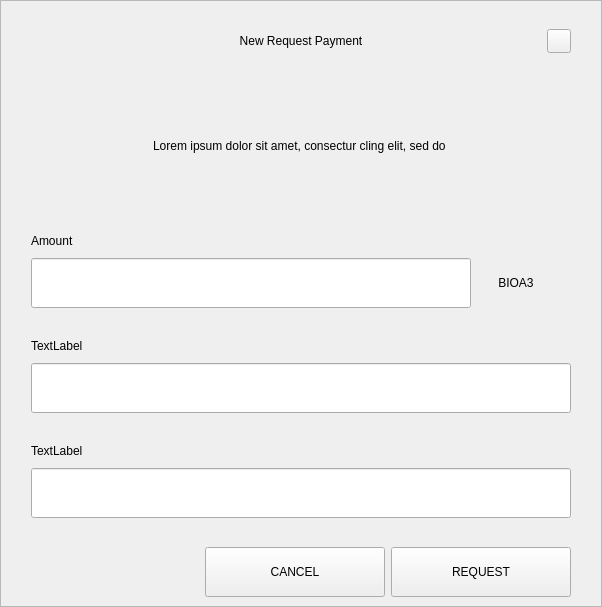
<?xml version="1.0" encoding="UTF-8"?>
<ui version="4.0">
 <class>RequestDialog</class>
 <widget class="QDialog" name="RequestDialog">
  <property name="geometry">
   <rect>
    <x>0</x>
    <y>0</y>
    <width>602</width>
    <height>607</height>
   </rect>
  </property>
  <property name="windowTitle">
   <string>Dialog</string>
  </property>
  <layout class="QVBoxLayout" name="verticalLayout_5">
   <property name="spacing">
    <number>0</number>
   </property>
   <property name="leftMargin">
    <number>0</number>
   </property>
   <property name="topMargin">
    <number>0</number>
   </property>
   <property name="rightMargin">
    <number>0</number>
   </property>
   <property name="bottomMargin">
    <number>0</number>
   </property>
   <item>
    <widget class="QFrame" name="frame">
     <property name="styleSheet">
      <string notr="true"/>
     </property>
     <property name="frameShape">
      <enum>QFrame::StyledPanel</enum>
     </property>
     <property name="frameShadow">
      <enum>QFrame::Raised</enum>
     </property>
     <layout class="QVBoxLayout" name="verticalLayout_4" stretch="1,0,0">
      <property name="spacing">
       <number>0</number>
      </property>
      <property name="leftMargin">
       <number>30</number>
      </property>
      <property name="topMargin">
       <number>20</number>
      </property>
      <property name="rightMargin">
       <number>30</number>
      </property>
      <property name="bottomMargin">
       <number>0</number>
      </property>
      <item>
       <layout class="QHBoxLayout" name="horizontalLayout_3">
        <property name="spacing">
         <number>0</number>
        </property>
        <item>
         <spacer name="horizontalSpacer_21">
          <property name="orientation">
           <enum>Qt::Horizontal</enum>
          </property>
          <property name="sizeHint" stdset="0">
           <size>
            <width>40</width>
            <height>20</height>
           </size>
          </property>
         </spacer>
        </item>
        <item>
         <widget class="QLabel" name="labelTitle">
          <property name="minimumSize">
           <size>
            <width>0</width>
            <height>40</height>
           </size>
          </property>
          <property name="maximumSize">
           <size>
            <width>16777215</width>
            <height>40</height>
           </size>
          </property>
          <property name="styleSheet">
           <string notr="true">padding-left:24px;</string>
          </property>
          <property name="text">
           <string>New Request Payment</string>
          </property>
          <property name="alignment">
           <set>Qt::AlignCenter</set>
          </property>
          <property name="margin">
           <number>7</number>
          </property>
         </widget>
        </item>
        <item>
         <spacer name="horizontalSpacer">
          <property name="orientation">
           <enum>Qt::Horizontal</enum>
          </property>
          <property name="sizeHint" stdset="0">
           <size>
            <width>40</width>
            <height>20</height>
           </size>
          </property>
         </spacer>
        </item>
        <item>
         <widget class="QPushButton" name="btnEsc">
          <property name="minimumSize">
           <size>
            <width>24</width>
            <height>24</height>
           </size>
          </property>
          <property name="maximumSize">
           <size>
            <width>24</width>
            <height>24</height>
           </size>
          </property>
          <property name="focusPolicy">
           <enum>Qt::NoFocus</enum>
          </property>
          <property name="text">
           <string/>
          </property>
         </widget>
        </item>
       </layout>
      </item>
      <item>
       <widget class="QStackedWidget" name="stack">
        <property name="minimumSize">
         <size>
          <width>540</width>
          <height>0</height>
         </size>
        </property>
        <property name="maximumSize">
         <size>
          <width>540</width>
          <height>16777215</height>
         </size>
        </property>
        <property name="currentIndex">
         <number>0</number>
        </property>
        <widget class="QWidget" name="page_1">
         <property name="minimumSize">
          <size>
           <width>540</width>
           <height>0</height>
          </size>
         </property>
         <property name="maximumSize">
          <size>
           <width>540</width>
           <height>16777215</height>
          </size>
         </property>
         <layout class="QVBoxLayout" name="layout1">
          <property name="spacing">
           <number>0</number>
          </property>
          <property name="leftMargin">
           <number>0</number>
          </property>
          <property name="topMargin">
           <number>0</number>
          </property>
          <property name="rightMargin">
           <number>0</number>
          </property>
          <property name="bottomMargin">
           <number>0</number>
          </property>
          <item>
           <spacer name="verticalSpacer_21">
            <property name="orientation">
             <enum>Qt::Vertical</enum>
            </property>
            <property name="sizeType">
             <enum>QSizePolicy::Fixed</enum>
            </property>
            <property name="sizeHint" stdset="0">
             <size>
              <width>20</width>
              <height>30</height>
             </size>
            </property>
           </spacer>
          </item>
          <item alignment="Qt::AlignHCenter">
           <widget class="QLabel" name="labelMessage">
            <property name="minimumSize">
             <size>
              <width>400</width>
              <height>50</height>
             </size>
            </property>
            <property name="text">
             <string>Lorem ipsum dolor sit amet, consectur cling elit, sed do </string>
            </property>
            <property name="alignment">
             <set>Qt::AlignCenter</set>
            </property>
            <property name="wordWrap">
             <bool>true</bool>
            </property>
           </widget>
          </item>
          <item alignment="Qt::AlignBottom">
           <widget class="QWidget" name="containerAmount" native="true">
            <layout class="QVBoxLayout" name="verticalLayout">
             <property name="spacing">
              <number>9</number>
             </property>
             <property name="leftMargin">
              <number>0</number>
             </property>
             <property name="topMargin">
              <number>0</number>
             </property>
             <property name="rightMargin">
              <number>0</number>
             </property>
             <property name="bottomMargin">
              <number>0</number>
             </property>
             <item>
              <widget class="QLabel" name="labelSubtitleAmount">
               <property name="minimumSize">
                <size>
                 <width>350</width>
                 <height>16</height>
                </size>
               </property>
               <property name="maximumSize">
                <size>
                 <width>16777215</width>
                 <height>16</height>
                </size>
               </property>
               <property name="text">
                <string>Amount</string>
               </property>
              </widget>
             </item>
             <item alignment="Qt::AlignTop">
              <widget class="QWidget" name="layoutAmount" native="true">
               <layout class="QHBoxLayout" name="horizontalLayout" stretch="2,0">
                <property name="spacing">
                 <number>0</number>
                </property>
                <property name="leftMargin">
                 <number>0</number>
                </property>
                <property name="topMargin">
                 <number>0</number>
                </property>
                <property name="rightMargin">
                 <number>0</number>
                </property>
                <property name="bottomMargin">
                 <number>0</number>
                </property>
                <item>
                 <widget class="QLineEdit" name="lineEditAmount">
                  <property name="minimumSize">
                   <size>
                    <width>0</width>
                    <height>50</height>
                   </size>
                  </property>
                  <property name="maximumSize">
                   <size>
                    <width>16777215</width>
                    <height>50</height>
                   </size>
                  </property>
                 </widget>
                </item>
                <item>
                 <widget class="QWidget" name="comboContainer" native="true">
                  <property name="minimumSize">
                   <size>
                    <width>100</width>
                    <height>50</height>
                   </size>
                  </property>
                  <property name="maximumSize">
                   <size>
                    <width>16777215</width>
                    <height>50</height>
                   </size>
                  </property>
                  <layout class="QHBoxLayout" name="horizontalLayout_31">
                   <property name="spacing">
                    <number>0</number>
                   </property>
                   <property name="leftMargin">
                    <number>0</number>
                   </property>
                   <property name="topMargin">
                    <number>0</number>
                   </property>
                   <property name="rightMargin">
                    <number>10</number>
                   </property>
                   <property name="bottomMargin">
                    <number>0</number>
                   </property>
                   <item>
                    <widget class="QLabel" name="comboBoxCoin">
                     <property name="text">
                      <string>BIOA3</string>
                     </property>
                     <property name="alignment">
                      <set>Qt::AlignCenter</set>
                     </property>
                    </widget>
                   </item>
                  </layout>
                 </widget>
                </item>
               </layout>
              </widget>
             </item>
            </layout>
           </widget>
          </item>
          <item>
           <spacer name="verticalSpacer_31">
            <property name="orientation">
             <enum>Qt::Vertical</enum>
            </property>
            <property name="sizeType">
             <enum>QSizePolicy::Fixed</enum>
            </property>
            <property name="sizeHint" stdset="0">
             <size>
              <width>20</width>
              <height>30</height>
             </size>
            </property>
           </spacer>
          </item>
          <item>
           <layout class="QVBoxLayout" name="verticalLayoutLabel">
            <property name="spacing">
             <number>9</number>
            </property>
            <item>
             <widget class="QLabel" name="labelSubtitleLabel">
              <property name="minimumSize">
               <size>
                <width>0</width>
                <height>16</height>
               </size>
              </property>
              <property name="maximumSize">
               <size>
                <width>16777215</width>
                <height>16</height>
               </size>
              </property>
              <property name="text">
               <string>TextLabel</string>
              </property>
             </widget>
            </item>
            <item>
             <widget class="QLineEdit" name="lineEditLabel">
              <property name="minimumSize">
               <size>
                <width>0</width>
                <height>50</height>
               </size>
              </property>
              <property name="maximumSize">
               <size>
                <width>16777215</width>
                <height>50</height>
               </size>
              </property>
             </widget>
            </item>
           </layout>
          </item>
          <item>
           <spacer name="verticalSpacer_34">
            <property name="orientation">
             <enum>Qt::Vertical</enum>
            </property>
            <property name="sizeType">
             <enum>QSizePolicy::Fixed</enum>
            </property>
            <property name="sizeHint" stdset="0">
             <size>
              <width>20</width>
              <height>30</height>
             </size>
            </property>
           </spacer>
          </item>
          <item>
           <layout class="QVBoxLayout" name="verticalLayoutDescription">
            <property name="spacing">
             <number>9</number>
            </property>
            <item>
             <widget class="QLabel" name="labelSubtitleDescription">
              <property name="minimumSize">
               <size>
                <width>0</width>
                <height>16</height>
               </size>
              </property>
              <property name="maximumSize">
               <size>
                <width>16777215</width>
                <height>16</height>
               </size>
              </property>
              <property name="text">
               <string>TextLabel</string>
              </property>
             </widget>
            </item>
            <item>
             <widget class="QLineEdit" name="lineEditDescription">
              <property name="minimumSize">
               <size>
                <width>0</width>
                <height>50</height>
               </size>
              </property>
              <property name="maximumSize">
               <size>
                <width>16777215</width>
                <height>50</height>
               </size>
              </property>
             </widget>
            </item>
            <item>
             <spacer name="verticalSpacer_4">
              <property name="orientation">
               <enum>Qt::Vertical</enum>
              </property>
              <property name="sizeType">
               <enum>QSizePolicy::Fixed</enum>
              </property>
              <property name="sizeHint" stdset="0">
               <size>
                <width>20</width>
                <height>20</height>
               </size>
              </property>
             </spacer>
            </item>
           </layout>
          </item>
         </layout>
        </widget>
        <widget class="QWidget" name="page_2">
         <layout class="QVBoxLayout" name="layout2">
          <item>
           <spacer name="verticalSpacer_5">
            <property name="orientation">
             <enum>Qt::Vertical</enum>
            </property>
            <property name="sizeType">
             <enum>QSizePolicy::Fixed</enum>
            </property>
            <property name="sizeHint" stdset="0">
             <size>
              <width>20</width>
              <height>50</height>
             </size>
            </property>
           </spacer>
          </item>
          <item alignment="Qt::AlignHCenter">
           <widget class="QLabel" name="labelQrImg">
            <property name="minimumSize">
             <size>
              <width>260</width>
              <height>260</height>
             </size>
            </property>
            <property name="maximumSize">
             <size>
              <width>260</width>
              <height>260</height>
             </size>
            </property>
            <property name="text">
             <string/>
            </property>
            <property name="alignment">
             <set>Qt::AlignCenter</set>
            </property>
           </widget>
          </item>
          <item>
           <spacer name="verticalSpacer_2">
            <property name="orientation">
             <enum>Qt::Vertical</enum>
            </property>
            <property name="sizeType">
             <enum>QSizePolicy::Fixed</enum>
            </property>
            <property name="sizeHint" stdset="0">
             <size>
              <width>20</width>
              <height>30</height>
             </size>
            </property>
           </spacer>
          </item>
          <item alignment="Qt::AlignHCenter">
           <widget class="QLabel" name="labelAddress">
            <property name="text">
             <string>D7VFR83SQbiezrW72hjcWJtcfip5krte2Z </string>
            </property>
           </widget>
          </item>
          <item>
           <spacer name="verticalSpacer_32">
            <property name="orientation">
             <enum>Qt::Vertical</enum>
            </property>
            <property name="sizeType">
             <enum>QSizePolicy::Expanding</enum>
            </property>
            <property name="sizeHint" stdset="0">
             <size>
              <width>20</width>
              <height>20</height>
             </size>
            </property>
           </spacer>
          </item>
          <item>
           <layout class="QHBoxLayout" name="horizontal">
            <property name="leftMargin">
             <number>20</number>
            </property>
            <property name="rightMargin">
             <number>20</number>
            </property>
            <property name="bottomMargin">
             <number>20</number>
            </property>
            <item>
             <spacer name="horizontalSpacer_4">
              <property name="orientation">
               <enum>Qt::Horizontal</enum>
              </property>
              <property name="sizeHint" stdset="0">
               <size>
                <width>40</width>
                <height>20</height>
               </size>
              </property>
             </spacer>
            </item>
            <item>
             <widget class="QPushButton" name="btnCopyAddress">
              <property name="minimumSize">
               <size>
                <width>180</width>
                <height>50</height>
               </size>
              </property>
              <property name="text">
               <string>COPY ADDRESS</string>
              </property>
             </widget>
            </item>
            <item>
             <widget class="QPushButton" name="btnCopyUrl">
              <property name="minimumSize">
               <size>
                <width>180</width>
                <height>50</height>
               </size>
              </property>
              <property name="text">
               <string>COPY URL</string>
              </property>
             </widget>
            </item>
            <item>
             <spacer name="horizontalSpacer_2">
              <property name="orientation">
               <enum>Qt::Horizontal</enum>
              </property>
              <property name="sizeHint" stdset="0">
               <size>
                <width>40</width>
                <height>20</height>
               </size>
              </property>
             </spacer>
            </item>
           </layout>
          </item>
         </layout>
        </widget>
       </widget>
      </item>
      <item>
       <widget class="QWidget" name="buttonsStack" native="true">
        <layout class="QHBoxLayout" name="horizontalLayout_5">
         <property name="leftMargin">
          <number>20</number>
         </property>
         <property name="rightMargin">
          <number>0</number>
         </property>
         <item>
          <spacer name="horizontalSpacer_41">
           <property name="orientation">
            <enum>Qt::Horizontal</enum>
           </property>
           <property name="sizeHint" stdset="0">
            <size>
             <width>40</width>
             <height>20</height>
            </size>
           </property>
          </spacer>
         </item>
         <item>
          <widget class="QPushButton" name="btnCancel">
           <property name="minimumSize">
            <size>
             <width>180</width>
             <height>50</height>
            </size>
           </property>
           <property name="focusPolicy">
            <enum>Qt::NoFocus</enum>
           </property>
           <property name="text">
            <string>CANCEL</string>
           </property>
          </widget>
         </item>
         <item>
          <widget class="QPushButton" name="btnSave">
           <property name="minimumSize">
            <size>
             <width>180</width>
             <height>50</height>
            </size>
           </property>
           <property name="focusPolicy">
            <enum>Qt::NoFocus</enum>
           </property>
           <property name="text">
            <string>REQUEST</string>
           </property>
          </widget>
         </item>
        </layout>
       </widget>
      </item>
     </layout>
    </widget>
   </item>
  </layout>
 </widget>
 <resources/>
 <connections/>
</ui>
